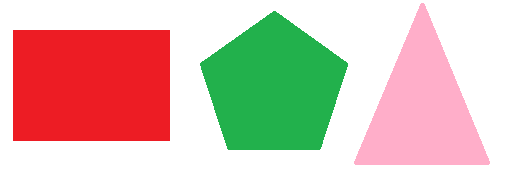
#> input picture PractsPy/imgs/Figs1.png, 510 x 186 px, found by its file name
$ python figDetection.py
#> lines starting #> are read from the running program, lines starting #| are printed output that depends on the picture; after the words box and inside, x2 and y2 are one past the last pixel; in counts of white or black regions, pixels touching at a corner belong together
import cv2 as cv

umbral = 220
color = (0, 0, 0)
grosor = 2
texto = ""
fuente = cv.FONT_HERSHEY_SIMPLEX
escala = .8

# open figure
img = cv.imread("PractsPy/imgs/Figs1.png")
#> img is the input picture: shape (186, 510, 3); mean B, G, R 181.1, 191.7, 218.1
img_gray = cv.cvtColor(img, cv.COLOR_BGR2GRAY)
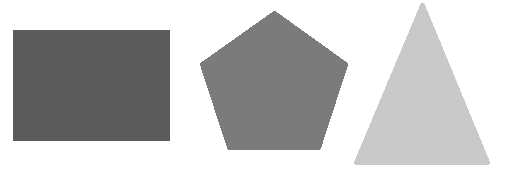
#> img_gray: shape (186, 510); min 91, max 255, mean 198.3

# binarize
ret, img_bin = cv.threshold(img_gray, umbral, 255, cv.THRESH_BINARY)
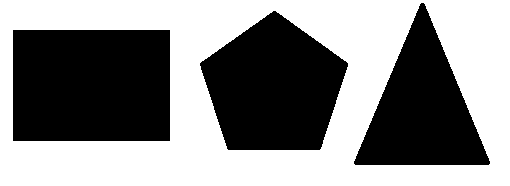
#> img_bin: shape (186, 510); 54.4% white; 3 black regions
#> ret = 220

# find contours
contours, hierarchy = cv.findContours(img_bin, cv.RETR_TREE, cv.CHAIN_APPROX_SIMPLE)
#> contours = 4 contours; box (x1, y1, x2, y2) and area: (0, 0, 510, 186) 94165, (12, 29, 171, 142) 17694, (199, 10, 349, 151) 14604, (353, 2, 491, 166) 11700

# draw contours on img
#cv.drawContours(img, contours, -1, color, grosor)

# drop largest contour (background)
contours.sort(key=cv.contourArea, reverse=True)
contours = contours[1:]
#> contours = 3 contours; box (x1, y1, x2, y2) and area: (12, 29, 171, 142) 17694, (199, 10, 349, 151) 14604, (353, 2, 491, 166) 11700

# draw bounding rectangles on img
for cnt in contours:
    x, y, ancho, alto = cv.boundingRect(cnt)
    cv.rectangle(img, (x, y), (x + ancho, y + alto), color, grosor)
    margen_err = 0.01 * cv.arcLength(cnt, True)
    contorno_aprox = cv.approxPolyDP(cnt, margen_err, True)
    cv.drawContours(img, [contorno_aprox], -1, color, grosor)

    if len(contorno_aprox) == 6:
        texto = "hexagono"
    elif len(contorno_aprox) == 5:
        texto = "pentagono"
    elif len(contorno_aprox) == 4:
        texto = "cuadrado"
    elif len(contorno_aprox) == 3:
        texto = "triangulo"
    elif len(contorno_aprox) == 2:
        texto = "linea"
    else:
        texto = "otro"

    (ancho_texto, alto_texto)  = cv.getTextSize(texto, fuente, escala, grosor)[0]
    pos_x = int(x + (ancho-ancho_texto)/2)
    pos_y = int(y + (alto+alto_texto)/2)

    # display text
    cv.putText(img, texto, (pos_x, pos_y), fuente, escala, color, grosor)
#> this loop made 3 passes
#> (x, y, ancho, alto, margen_err, contorno_aprox, texto, ancho_texto) on passes 1, 3: (12, 29, 159, 113, 5.38, [[12, 30], [169, 29], [170, 140], [13, 141]], 'cuadrado', 118), (353, 2, 138, 164, 5.19, [[421, 2], [488, 165], [353, 163]], 'triangulo', 111)
#> (x, y, ancho, alto, margen_err, texto, ancho_texto, pos_x) on pass 2: (199, 10, 150, 141, 4.82, 'pentagono', 132, 208)
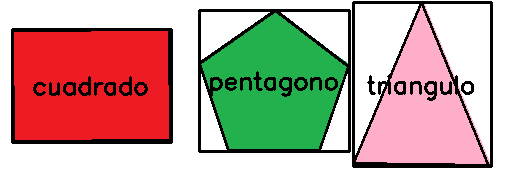
#> img: shape (186, 510, 3); 11.11% of pixels changed, all inside (x1, y1, x2, y2) = (11, 1, 493, 168)


# display image
cv.imshow("Figuras", img)
#cv.imshow("Binarizada", img_bin)
cv.waitKey(0)
cv.destroyAllWindows()

$ run again, with PractsPy/imgs/Figs2.png copied over PractsPy/imgs/Figs1.png
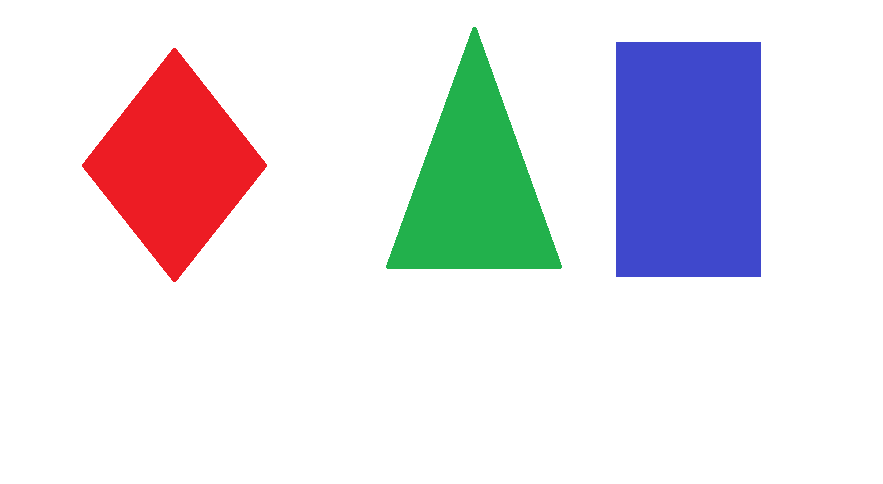
#> input picture PractsPy/imgs/Figs2.png, 883 x 484 px, found by its file name
#> img is the input picture: shape (484, 883, 3); mean B, G, R 230.4, 224.7, 227.4
#> `ret, img_bin = cv.threshold(img_gray, umbral, 255, cv.THRESH_BINARY)`:
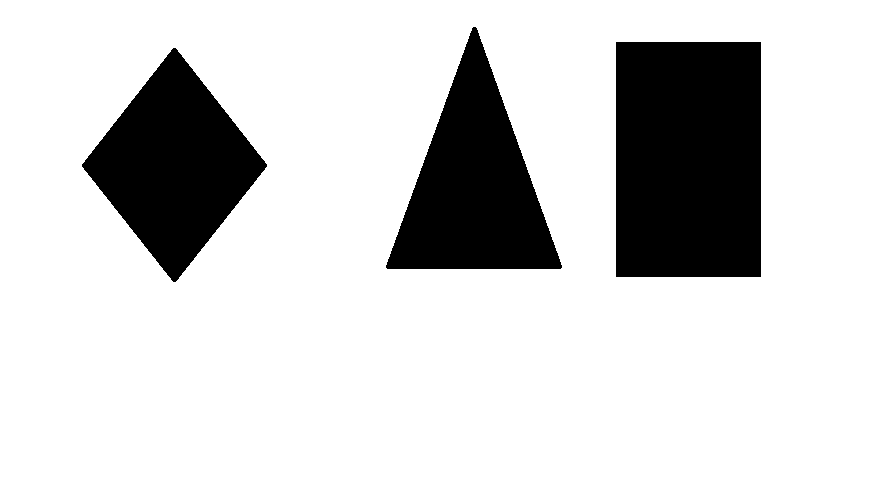
#> img_bin: shape (484, 883); 81.7% white; 3 black regions
#> ret = 220
#> `contours, hierarchy = cv.findContours(img_bin, cv.RETR_TREE, cv.CHAIN_..`: contours = 4 contours; box (x1, y1, x2, y2) and area: (0, 0, 883, 484) 426006, (615, 41, 762, 278) 34454, (81, 47, 268, 283) 22319, (385, 26, 563, 270) 22290
#> `contours = contours[1:]`: contours = 3 contours; box (x1, y1, x2, y2) and area: (615, 41, 762, 278) 34454, (81, 47, 268, 283) 22319, (385, 26, 563, 270) 22290
#> the loop `for cnt in contours:` made 3 passes
#> (x, y, ancho, alto, margen_err, contorno_aprox, texto, ancho_texto) on passes 1 to 3: (615, 41, 147, 237, 7.62, [[616, 41], [761, 42], [760, 277], [615, 276]], 'cuadrado', 118), (81, 47, 187, 236, 6.26, [[173, 47], [267, 164], [175, 282], [81, 166]], 'cuadrado', 118), (385, 26, 178, 244, 7.35, [[473, 26], [560, 269], [385, 267]], 'triangulo', 111)
#> after the loop `for cnt in contours:`:
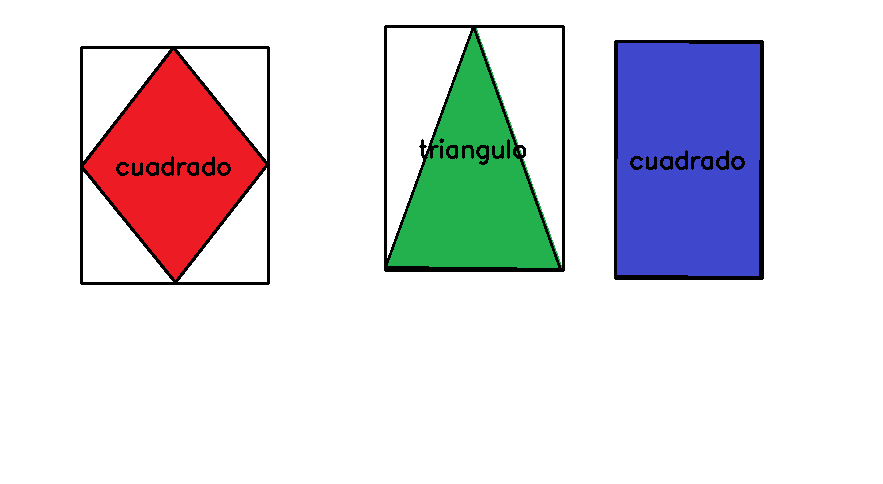
#> img: shape (484, 883, 3); 3.31% of pixels changed, all inside (x1, y1, x2, y2) = (80, 25, 764, 285)

$ run again, with PractsPy/imgs/1.png copied over PractsPy/imgs/Figs1.png
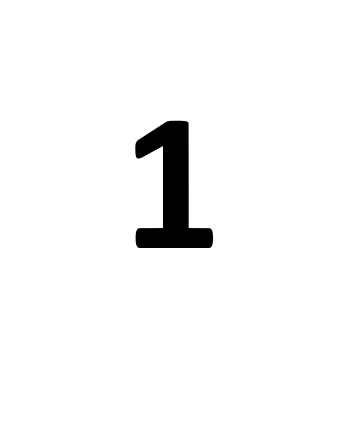
#> input picture PractsPy/imgs/1.png, 343 x 421 px, found by its file name
#> img is the input picture: shape (421, 343, 3); min 0, max 255, mean 246.5
#> `ret, img_bin = cv.threshold(img_gray, umbral, 255, cv.THRESH_BINARY)`:
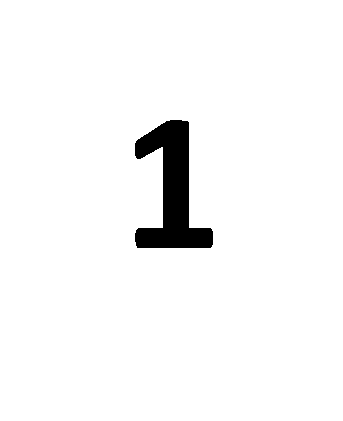
#> img_bin: shape (421, 343); 96.6% white; 1 black region
#> ret = 220
#> `contours, hierarchy = cv.findContours(img_bin, cv.RETR_TREE, cv.CHAIN_..`: contours = 2 contours; box (x1, y1, x2, y2) and area: (0, 0, 343, 421) 143640, (134, 119, 214, 249) 5134
#> `contours = contours[1:]`: contours = 1 contour; box (x1, y1, x2, y2) and area: (134, 119, 214, 249) 5134
#> the loop `for cnt in contours:` made 1 pass
#> (x, y, ancho, alto, margen_err, texto, ancho_texto, alto_texto) on pass 1: (134, 119, 80, 130, 4.64, 'otro', 52, 18)
#> after the loop `for cnt in contours:`:
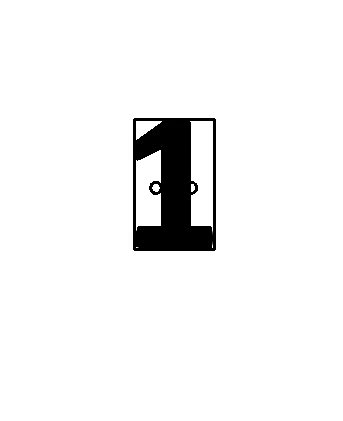
#> img: shape (421, 343, 3); 1.57% of pixels changed, all inside (x1, y1, x2, y2) = (133, 118, 216, 251)
